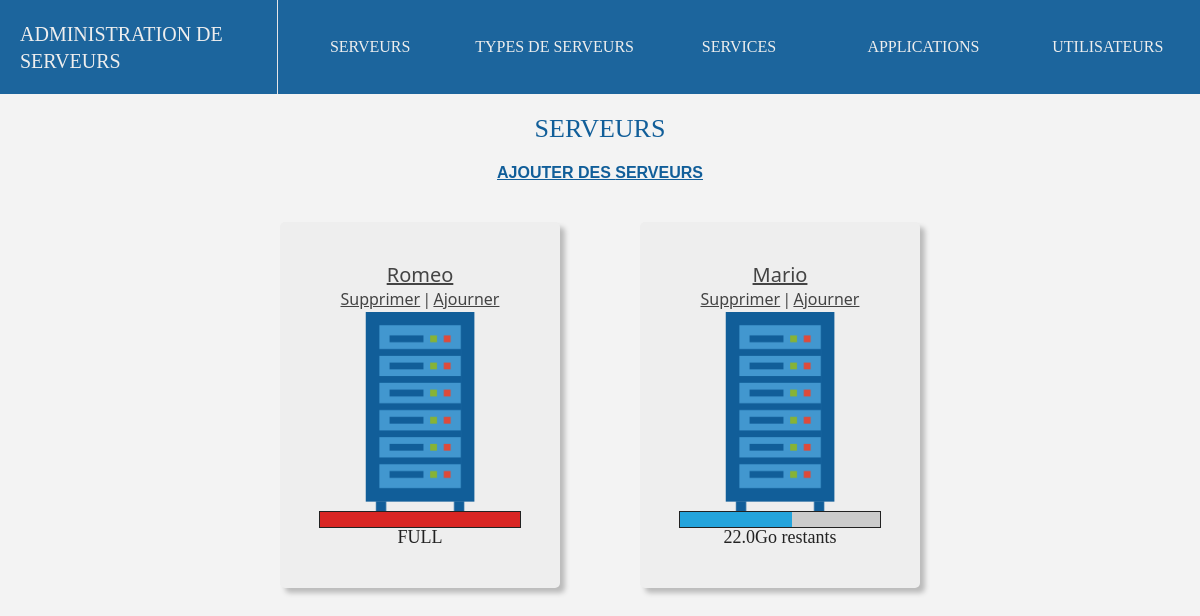
The page /serveurs on the database as committed earlier.
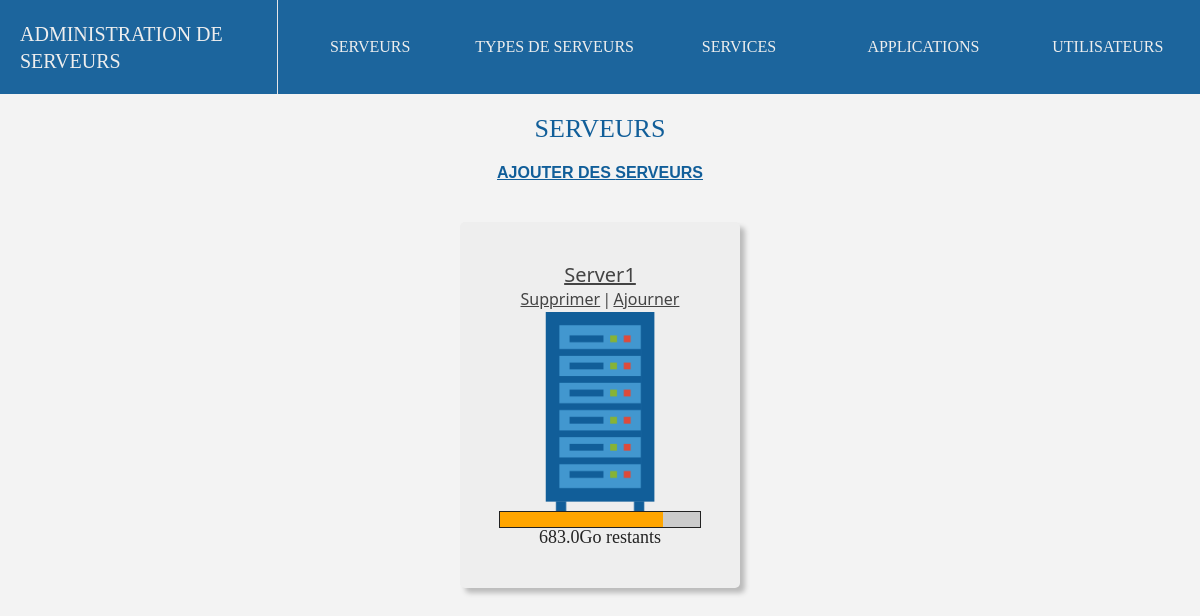
The same page on the database as committed later.
### adminserver/models.py (models this page shows, shortened)
class serveurs(models.Model):
    nom = models.CharField(max_length=100,blank=False)
    type_de_serveur = models.ForeignKey(type_de_serveurs, on_delete=models.CASCADE, null="true")
    processeurs = models.IntegerField(blank=False)
    memoire = models.IntegerField(blank=False)
    stockage = models.IntegerField(blank=False)
    def __str__(self):
        return self.nom

### adminserver/views.py (the view)
# urls.py: path('serveurs', views.serveurs_index),
def serveurs_index(request):
    URL = "serveur"
    serveurs = list(models.serveurs.objects.all())
    for i in serveurs:
        count = 0
        for q in list(models.services.objects.filter(serveur_de_lancement=i.id)):
            count = count + q.espace_memoire_utilise
        for q in list(models.applications.objects.filter(serveurs=i.id)):
            count = count + q.espace_memoire_utilise
        i.progress = round((count/i.stockage)*100,2)
        if i.progress >= 0:
            i.color = "#24a4dc"
            if i.progress >= 75:
                i.color = "orange"
                if i.progress >= 90:
                    i.color = "#d92624"
        if len(str(i.stockage - count)) > 6:
            i.ratio = str(round((i.stockage - count) / 1000000, 2)) + "To restants"
        elif len(str(i.stockage - count)) > 3:
            i.ratio = str(round((i.stockage - count)/1000,2)) + "Go restants"
        elif i.stockage - count > 0:
            i.ratio = str(i.stockage - count) + "Mo restants"
        elif i.stockage - count == 0:
            i.ratio = "FULL"
        else:
            i.ratio = "ERROR"
        i.progress = str(i.progress).replace(",", ".")
    num = len(list(models.serveurs.objects.all()))
    return render(request,"liste_index.html",{"objects" : serveurs,"title":"SERVEURS","extra":"server_img","url":URL,"count":num})

### adminserver/templates/liste_index.html (shortened to what this page needs)
{% extends "main.html" %}
{% block content %}
<h2> {{title}} </h2>
{% if count == 0 %}
<h3 class="error"> Oups. Il semblerait qu'il n'y a aucun élément de cette catégorie. Voulez vous en rajouter?</h3>
<a class="yes" href="/ajout/{{url}}"> AJOUTER DES {{title}}</a>
{% elif count > 0 %}
<a class="addlink" href="/ajout/{{url}}"> AJOUTER DES {{title}}</a>
<ol>
{% for i in objects %}
    <li><a class="object_title" href="/affiche/{{url}}/{{i.id}}/">{{i}}</a><br><a href="/delete/{{url}}/{{i.id}}/">Supprimer</a><line>|</line><a href="/update/{{url}}/{{i.id}}/">Ajourner</a> {%if extra != ""%} <div class="{{extra}}"></div><div class="progress"> <div class="value" style="width:{{i.progress}}%;background:{{i.color}}"> </div></div><p>{{i.ratio}}</p> {% endif %} </li>
{% endfor %}
</ol>
{% endif %}
{% endblock %}

Rows that differ between the two databases and show on the page:
removed serveurs: nom "Romeo", {{ i.progress }} 100.0 (drawn), ratio "FULL"
removed serveurs: nom "Mario", {{ i.progress }} 56.0 (drawn), ratio "22.0Go restants"
added serveurs: nom "Server1", {{ i.progress }} 81.45 (drawn), ratio "683.0Go restants"
